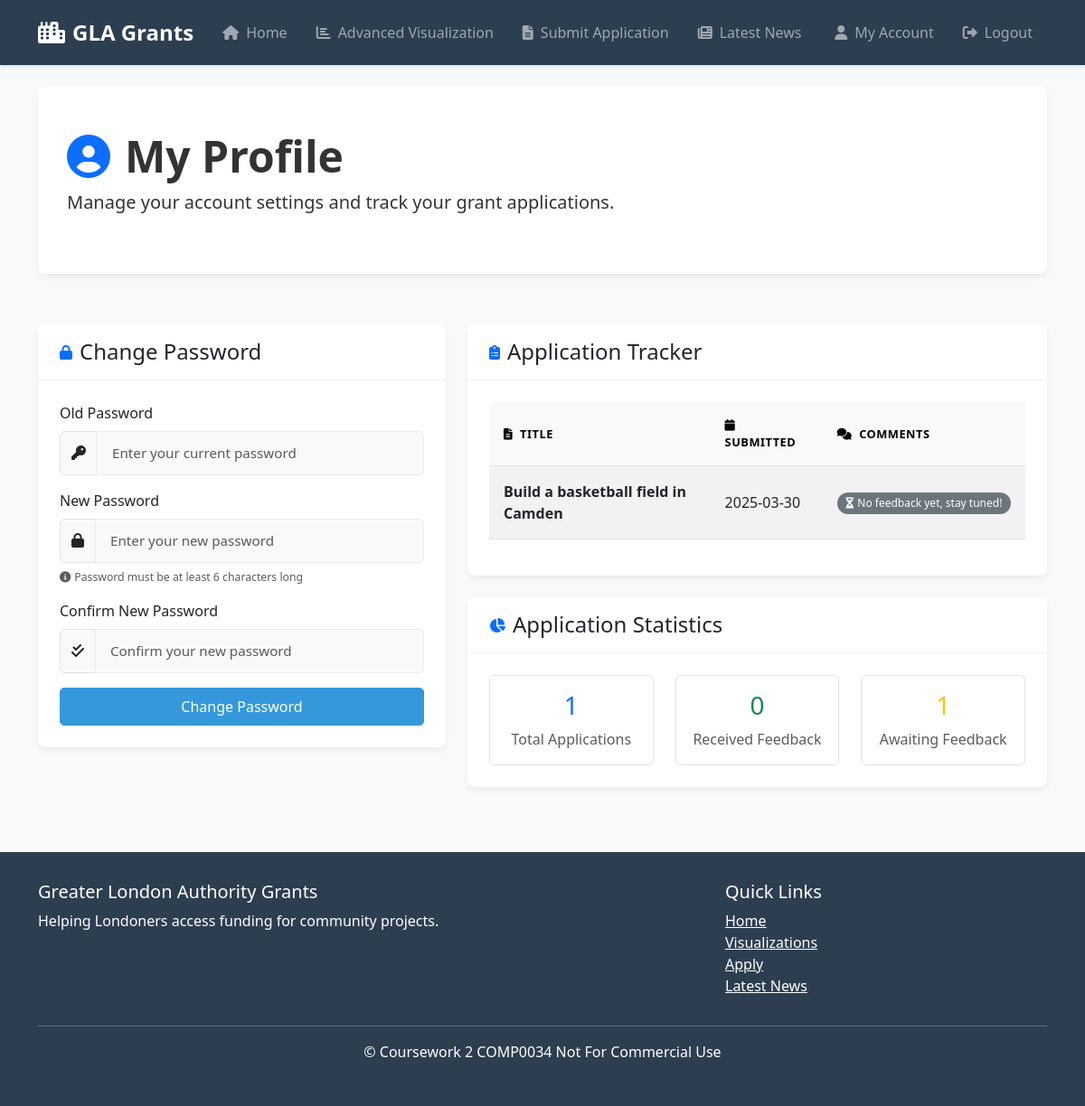
The app's page /account (signed in) with its own data.
### coursework2/gla_grants_app/models.py (models this page shows)
class GrantApplication(db.Model):
    __tablename__ = 'grant_applications'
    id: Mapped[int] = mapped_column(primary_key=True)
    user_id: Mapped[int] = mapped_column(ForeignKey('users.id'))
    title: Mapped[str] = mapped_column(Text, nullable=False)
    description: Mapped[str] = mapped_column(Text, nullable=False)
    category: Mapped[str] = mapped_column(Text, nullable=False)
    question: Mapped[str] = mapped_column(Text, nullable=False)
    comment: Mapped[Optional[str]] = mapped_column(Text)
    date_submitted: Mapped[str] = mapped_column(Text, nullable=False)
    user = relationship("User", back_populates="applications")

### coursework2/gla_grants_app/routes.py (the view, shortened to what this page needs)
@main.route('/account', methods=['GET', 'POST'])
def account():
    if 'user_id' not in session:
        flash('Please log in to access this page', 'warning')
        return redirect(url_for('main.login'))
    user = db.get_or_404(User, session['user_id'])
    password_form = PasswordChangeForm()
    applications = db.session.execute(
        db.select(GrantApplication).filter_by(user_id=session['user_id']).order_by(GrantApplication.date_submitted.desc())
    ).scalars().all()
    return render_template('account.html', password_form=password_form, applications=applications)

### coursework2/gla_grants_app/forms.py
class PasswordChangeForm(FlaskForm):
    old_password = PasswordField('Old Password', validators=[DataRequired()])
    new_password = PasswordField('New Password', validators=[DataRequired(), Length(min=6)])
    confirm_password = PasswordField('Confirm New Password',
                                  validators=[DataRequired(), EqualTo('new_password', message='Passwords must match')])
    submit = SubmitField('Change Password')

### coursework2/gla_grants_app/templates/account.html (shortened to what this page needs)
{% extends "layout.html" %}
{% block content %}
<div class="row">
    <div class="col-md-12">
        <div class="hero-section">
            <h1 class="display-5 fw-bold">
                <i class="fas fa-user-circle me-3 text-primary"></i>My Profile
            </h1>
            <p class="lead">Manage your account settings{% if not session.get('is_admin') %} and track your grant applications{% endif %}.</p>
        </div>
    </div>
</div>
<div class="row mt-4">
    <div class="col-md-5">
        <div class="card">
            <div class="card-header d-flex align-items-center">
                <i class="fas fa-lock me-2 text-primary"></i>
                <h4 class="mb-0">Change Password</h4>
            </div>
            <div class="card-body">
                <form method="POST">
                    <div class="mb-3">
                        {{ password_form.old_password.label(class="form-label") }}
                        <div class="input-group">
                            <span class="input-group-text"><i class="fas fa-key"></i></span>
                            {{ password_form.old_password(class="form-control", placeholder="Enter your current password") }}
                        </div>
                    </div>
                    <div class="mb-3">
                        {{ password_form.new_password.label(class="form-label") }}
                        <div class="input-group">
                            <span class="input-group-text"><i class="fas fa-lock"></i></span>
                            {{ password_form.new_password(class="form-control", placeholder="Enter your new password") }}
                        </div>
                        <div class="form-text">
                            <small><i class="fas fa-info-circle me-1"></i>Password must be at least 6 characters long</small>
                        </div>
                    </div>
                    <div class="mb-3">
                        {{ password_form.confirm_password.label(class="form-label") }}
                        <div class="input-group">
                            <span class="input-group-text"><i class="fas fa-check-double"></i></span>
                            {{ password_form.confirm_password(class="form-control", placeholder="Confirm your new password") }}
                        </div>
                    </div>
                    <div class="d-grid">
                        {{ password_form.submit(class="btn btn-primary") }}
                    </div>
                </form>
            </div>
        </div>
    </div>
    <div class="col-md-7">
        {% if session.get('is_admin') %}
        <div class="card">
            <div class="card-header d-flex align-items-center">
                <i class="fas fa-id-card me-2 text-primary"></i>
                <h4 class="mb-0">Profile Information</h4>
            </div>
            <div class="card-body">
                <div class="row">
                    <div class="col-md-4 text-center">
                        <img src="https://cdn.pixabay.com/photo/2015/10/05/22/37/blank-profile-picture-973460_1280.png"
                             alt="Admin Profile"
                             class="img-thumbnail rounded-circle mb-3"
                             style="width: 150px; height: 150px; object-fit: cover;">
                    </div>
                    <div class="col-md-8">
                        <div class="d-flex flex-column h-100 justify-content-center">
                            <h3 class="mb-2">John</h3>
                            <p class="text-muted mb-2">
                                <i class="fas fa-briefcase me-2"></i>Grant Administrator
                            </p>
                            <p class="text-muted mb-2">
                                <i class="fas fa-calendar-alt me-2"></i>Working since: 2016
                            </p>
                            <p class="text-muted mb-0">
                                <i class="fas fa-star me-2"></i>Role: Managing grant applications
                            </p>
                        </div>
                    </div>
                </div>
            </div>
        </div>
        {% else %}
        <div class="card">
            <div class="card-header d-flex align-items-center">
                <i class="fas fa-clipboard-list me-2 text-primary"></i>
                <h4 class="mb-0">Application Tracker</h4>
            </div>
            <div class="card-body">
                {% if applications %}
                    <div class="table-responsive">
                        <table class="table table-striped table-hover">
                            <thead class="table-light">
                                <tr>
                                    <th><i class="fas fa-file-alt me-2"></i>Title</th>
                                    <th><i class="fas fa-calendar me-2"></i>Submitted</th>
                                    <th><i class="fas fa-comments me-2"></i>Comments</th>
                                </tr>
                            </thead>
                            <tbody>
                                {% for application in applications %}
                                <tr>
                                    <td class="fw-bold">{{ application.title }}</td>
                                    <td>{{ application.date_submitted }}</td>
                                    <td>
                                        {% if application.comment %}
                                            <div class="bg-light p-2 rounded">
                                                {{ application.comment }}
                                            </div>
                                        {% else %}
                                            <span class="badge bg-secondary">
                                                <i class="fas fa-hourglass-half me-1"></i>No feedback yet, stay tuned!
                                            </span>
                                        {% endif %}
                                    </td>
                                </tr>
                                {% endfor %}
                            </tbody>
                        </table>
                    </div>
                {% endif %}
            </div>
        </div>
        <div class="card mt-4">
            <div class="card-header d-flex align-items-center">
                <i class="fas fa-chart-pie me-2 text-primary"></i>
                <h4 class="mb-0">Application Statistics</h4>
            </div>
            <div class="card-body">
                <div class="row text-center">
                    <div class="col-md-4">
                        <div class="border rounded p-3">
                            <h3 class="text-primary">{{ applications|length }}</h3>
                            <p class="text-muted mb-0">Total Applications</p>
                        </div>
                    </div>
                    <div class="col-md-4">
                        <div class="border rounded p-3">
                            <h3 class="text-success">{{ applications|selectattr('comment')|list|length }}</h3>
                            <p class="text-muted mb-0">Received Feedback</p>
                        </div>
                    </div>
                    <div class="col-md-4">
                        <div class="border rounded p-3">
                            <h3 class="text-warning">{{ applications|rejectattr('comment')|list|length }}</h3>
                            <p class="text-muted mb-0">Awaiting Feedback</p>
                        </div>
                    </div>
                </div>
            </div>
        </div>
        {% endif %}
    </div>
</div>
{% endblock %}

### coursework2/gla_grants_app/templates/layout.html (style rules this page uses)
:root { --primary-color: #2c3e50; --secondary-color: #3498db; --accent-color: #e74c3c; --light-color: #ecf0f1; --dark-color: #2c3e50; --success-color: #2ecc71; --warning-color: #f39c12; --info-color: #3498db; --danger-color: #e74c3c; }
body { font-family: 'Segoe UI', Tahoma, Geneva, Verdana, sans-serif; background-color: #f8f9fa; color: #333; }
.card { border: none; border-radius: 8px; box-shadow: 0 4px 6px rgba(0, 0, 0, 0.05); transition: transform 0.3s, box-shadow 0.3s; margin-bottom: 1.5rem; }
.card-header { background-color: #fff; border-bottom: 1px solid rgba(0, 0, 0, 0.05); font-weight: 600; padding: 1rem 1.5rem; }
.card-body { padding: 1.5rem; }
.btn { border-radius: 5px; font-weight: 500; padding: 0.5rem 1.2rem; transition: all 0.3s; }
.btn-primary { background-color: var(--secondary-color); border-color: var(--secondary-color); }
.form-control, .form-select { border-radius: 5px; border: 1px solid #e1e5e9; padding: 0.75rem 1rem; font-size: 0.95rem; }
.table { border-collapse: separate; border-spacing: 0; width: 100%; }
.table th { background-color: #f8f9fa; font-weight: 600; text-transform: uppercase; font-size: 0.8rem; letter-spacing: 0.5px; }
.table td, .table th { padding: 1rem; vertical-align: middle; }
.table-striped tbody tr:nth-of-type(odd) { background-color: rgba(0, 0, 0, 0.01); }
.hero-section { background-color: #fff; border-radius: 8px; padding: 3rem 2rem; margin-bottom: 2rem; box-shadow: 0 4px 6px rgba(0, 0, 0, 0.05); }
.badge { font-weight: 500; padding: 0.5em 0.8em; border-radius: 30px; }
input.form-control, textarea.form-control, select.form-select { background-color: #f8f9fa; border: 1px solid #e9ecef; transition: all 0.3s; }

### records on screen
GrantApplication: title "Build a basketball field in Camden", date_submitted "2025-03-30", shows "No feedback yet, stay tuned!"

### other values on screen
{{ password_form.old_password.label(class="form-label") }} "Old Password"
{{ password_form.new_password.label(class="form-label") }} "New Password"
{{ password_form.confirm_password.label(class="form-label") }} "Confirm New Password"
{{ applications|length }} "1"
{{ applications|selectattr('comment')|list|length }} "0"
{{ applications|rejectattr('comment')|list|length }} "1"
